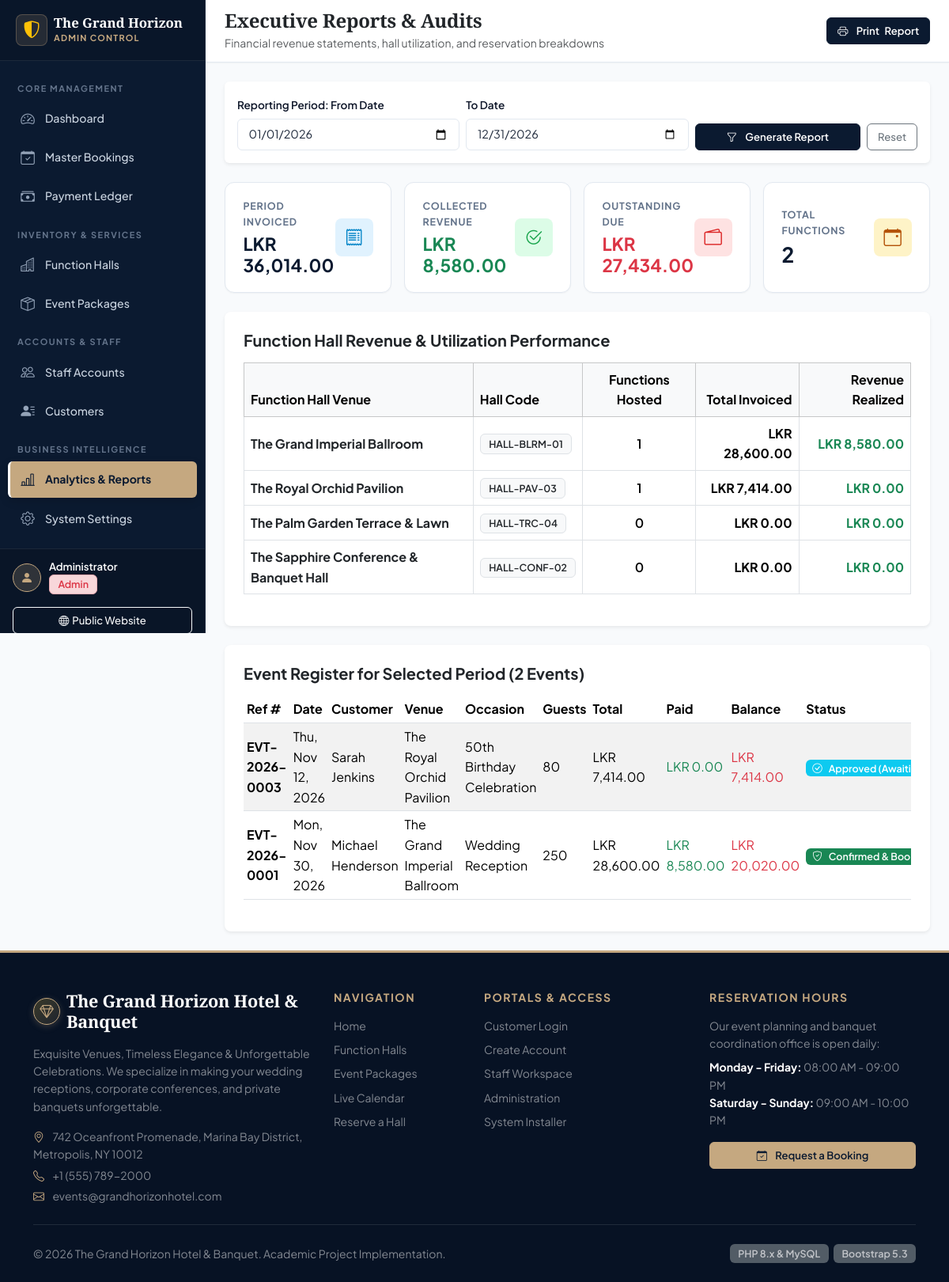
Screenshot of /admin/reports.php (signed in) with the database file from the repository.
### tables this page shows
CREATE TABLE `bookings` (
    `id` INT UNSIGNED AUTO_INCREMENT PRIMARY KEY,
    `booking_reference` VARCHAR(30) NOT NULL UNIQUE,
    `customer_id` INT UNSIGNED NOT NULL,
    `hall_id` INT UNSIGNED NOT NULL,
    `package_id` INT UNSIGNED NOT NULL,
    `event_date` DATE NOT NULL,
    `start_time` TIME NOT NULL,
    `end_time` TIME NOT NULL,
    `guest_count` INT UNSIGNED NOT NULL,
    `event_type` VARCHAR(60) NOT NULL,
    `special_requests` TEXT NULL,
    
    `hall_charge` DECIMAL(10,2) NOT NULL DEFAULT 0.00,
    `package_charge` DECIMAL(10,2) NOT NULL DEFAULT 0.00,
    `additional_charge` DECIMAL(10,2) NOT NULL DEFAULT 0.00,
    `tax_amount` DECIMAL(10,2) NOT NULL DEFAULT 0.00,
    `total_amount` DECIMAL(10,2) NOT NULL DEFAULT 0.00,
    `advance_required` DECIMAL(10,2) NOT NULL DEFAULT 0.00,
    `advance_paid` DECIMAL(10,2) NOT NULL DEFAULT 0.00,
    `balance_due` DECIMAL(10,2) NOT NULL DEFAULT 0.00,
    
    `booking_status` ENUM('pending', 'approved', 'confirmed', 'rejected', 'cancelled', 'completed') 
        NOT NULL DEFAULT 'pending',
    `payment_status` ENUM('unpaid', 'partially_paid', 'fully_paid', 'refunded') 
        NOT NULL DEFAULT 'unpaid',
        
    `reviewed_by` INT UNSIGNED NULL,
    `review_notes` TEXT NULL,
    `rejection_reason` TEXT NULL,
    
    `created_at` TIMESTAMP DEFAULT CURRENT_TIMESTAMP,
    `updated_at` TIMESTAMP DEFAULT CURRENT_TIMESTAMP ON UPDATE CURRENT_TIMESTAMP,
    
    CONSTRAINT `fk_bookings_customer` FOREIGN KEY (`customer_id`) 
        REFERENCES `customers` (`id`) ON DELETE RESTRICT,
    CONSTRAINT `fk_bookings_hall` FOREIGN KEY (`hall_id`) 
        REFERENCES `function_halls` (`id`) ON DELETE RESTRICT,
    CONSTRAINT `fk_bookings_package` FOREIGN KEY (`package_id`) 
        REFERENCES `event_packages` (`id`) ON DELETE RESTRICT,
    CONSTRAINT `fk_bookings_reviewer` FOREIGN KEY (`reviewed_by`) 
        REFERENCES `users` (`id`) ON DELETE SET NULL,
        
    INDEX `idx_hall_date_status` (`hall_id`, `event_date`, `booking_status`),
    INDEX `idx_customer_date` (`customer_id`, `event_date`),
    INDEX `idx_booking_status` (`booking_status`)
);

CREATE TABLE `customers` (
    `id` INT UNSIGNED AUTO_INCREMENT PRIMARY KEY,
    `user_id` INT UNSIGNED NOT NULL UNIQUE,
    `full_name` VARCHAR(100) NOT NULL,
    `phone` VARCHAR(25) NOT NULL,
    `alternate_phone` VARCHAR(25) NULL,
    `address` TEXT NULL,
    `city` VARCHAR(60) NULL,
    `id_number` VARCHAR(50) NULL COMMENT 'National ID or Passport number',
    `created_at` TIMESTAMP DEFAULT CURRENT_TIMESTAMP,
    CONSTRAINT `fk_customers_user` FOREIGN KEY (`user_id`) 
        REFERENCES `users` (`id`) ON DELETE CASCADE
);

CREATE TABLE `function_halls` (
    `id` INT UNSIGNED AUTO_INCREMENT PRIMARY KEY,
    `hall_name` VARCHAR(120) NOT NULL,
    `hall_code` VARCHAR(25) NOT NULL UNIQUE,
    `capacity_min` INT UNSIGNED NOT NULL DEFAULT 30,
    `capacity_max` INT UNSIGNED NOT NULL DEFAULT 500,
    `price_per_hour` DECIMAL(10,2) NOT NULL DEFAULT 0.00,
    `base_price_half_day` DECIMAL(10,2) NOT NULL DEFAULT 0.00,
    `base_price_full_day` DECIMAL(10,2) NOT NULL DEFAULT 0.00,
    `dimensions` VARCHAR(80) NULL,
    `description` TEXT NOT NULL,
    `amenities` TEXT NULL,
    `image_path` VARCHAR(255) NULL DEFAULT 'assets/images/halls/default_hall.jpg',
    `status` ENUM('active', 'maintenance', 'inactive') NOT NULL DEFAULT 'active',
    `created_at` TIMESTAMP DEFAULT CURRENT_TIMESTAMP,
    `updated_at` TIMESTAMP DEFAULT CURRENT_TIMESTAMP ON UPDATE CURRENT_TIMESTAMP,
    INDEX `idx_halls_status` (`status`)
);

CREATE TABLE `system_settings` (
    `id` INT UNSIGNED PRIMARY KEY DEFAULT 1,
    `hotel_name` VARCHAR(120) NOT NULL DEFAULT 'The Grand Horizon Hotel & Banquet',
    `hotel_tagline` VARCHAR(200) NOT NULL DEFAULT 'Exquisite Venues & Unforgettable Celebrations',
    `address` TEXT NOT NULL,
    `city_state_zip` VARCHAR(120) NOT NULL DEFAULT 'Oceanfront Avenue, Suite 100, Metropolis',
    `phone` VARCHAR(30) NOT NULL DEFAULT '+1 (555) 789-2000',
    `email` VARCHAR(100) NOT NULL DEFAULT 'events@grandhorizonhotel.com',
    `website` VARCHAR(100) NOT NULL DEFAULT 'www.grandhorizonhotel.com',
    `currency_symbol` VARCHAR(10) NOT NULL DEFAULT 'LKR',
    `tax_percentage` DECIMAL(5,2) NOT NULL DEFAULT 10.00,
    `advance_percentage` DECIMAL(5,2) NOT NULL DEFAULT 30.00,
    `cancellation_policy` TEXT NULL,
    `updated_at` TIMESTAMP DEFAULT CURRENT_TIMESTAMP ON UPDATE CURRENT_TIMESTAMP
);

### admin/reports.php (the view, shortened to what the rows shown need)
<?php
require_once __DIR__ . '/../includes/functions.php';
$pdo = Database::getConnection();
$settings = get_system_settings();
$fromDate = $_GET['from_date'] ?? date('Y-01-01');
$toDate   = $_GET['to_date']   ?? date('Y-12-31');
$detailStmt = $pdo->prepare("
    SELECT b.*, h.hall_name, p.package_name, c.full_name as customer_name
    FROM `bookings` b
    JOIN `function_halls` h ON b.hall_id = h.id
    JOIN `event_packages` p ON b.package_id = p.id
    JOIN `customers` c ON b.customer_id = c.id
    WHERE b.event_date BETWEEN :from_d AND :to_d
    ORDER BY b.event_date ASC
");
$detailStmt->execute([':from_d' => $fromDate, ':to_d' => $toDate]);
$rangeBookings = $detailStmt->fetchAll();
require_once __DIR__ . '/../includes/header.php';
?>
<div class="dashboard-wrapper">
    <div class="main-content">
        <div class="content-body">
            <div class="card shadow-sm border-0 rounded-3 p-4 bg-white mb-4">
                <div class="table-responsive">
                    <table class="table table-bordered align-middle">
                        <thead class="table-light">
                            <tr>
                                <th>Function Hall Venue</th>
                                <th>Hall Code</th>
                                <th class="text-center">Functions Hosted</th>
                                <th class="text-end">Total Invoiced</th>
                                <th class="text-end">Revenue Realized</th>
                            </tr>
                        </thead>
                    </table>
                </div>
            </div>
            <div class="card shadow-sm border-0 rounded-3 p-4 bg-white">
                <div class="table-responsive">
                    <table class="table table-sm table-striped align-middle">
                        <thead>
                            <tr>
                                <th>Ref #</th>
                                <th>Date</th>
                                <th>Customer</th>
                                <th>Venue</th>
                                <th>Occasion</th>
                                <th>Guests</th>
                                <th>Total</th>
                                <th>Paid</th>
                                <th>Balance</th>
                                <th>Status</th>
                            </tr>
                        </thead>
                        <tbody>
                            <?php if (empty($rangeBookings)): ?>
                                <tr><td colspan="10" class="text-center py-4 text-muted">No reservations fall within this reporting period.</td></tr>
                            <?php else: ?>
                                <?php foreach ($rangeBookings as $rb): ?>
                                    <tr>
                                        <td><strong><?= e($rb['booking_reference']) ?></strong></td>
                                        <td><?= format_date($rb['event_date']) ?></td>
                                        <td><?= e($rb['customer_name']) ?></td>
                                        <td><?= e($rb['hall_name']) ?></td>
                                        <td><?= e($rb['event_type']) ?></td>
                                        <td><?= number_format($rb['guest_count']) ?></td>
                                        <td><?= format_currency($rb['total_amount']) ?></td>
                                        <td class="text-success"><?= format_currency($rb['advance_paid']) ?></td>
                                        <td class="text-danger"><?= format_currency($rb['balance_due']) ?></td>
                                        <td><?= render_booking_badge($rb['booking_status']) ?></td>
                                    </tr>
                                <?php endforeach; ?>
                            <?php endif; ?>
                        </tbody>
                    </table>
                </div>
            </div>
        </div>
    </div>
</div>
<?php require_once __DIR__ . '/../includes/footer.php'; ?>

### includes/functions.php (shortened to what the rows shown need)
<?php
function e(?string $string): string {
    return htmlspecialchars($string ?? '', ENT_QUOTES, 'UTF-8');
}
function get_system_settings(): array {
    static $settings = null;
    if ($settings === null) {
        try {
            $pdo = Database::getConnection();
            $stmt = $pdo->query("SELECT * FROM `system_settings` WHERE `id` = 1 LIMIT 1");
            $data = $stmt->fetch();
            if ($data) {
                $settings = $data;
            }
        } catch (Exception $e) {
            $settings = [
                'hotel_name'         => 'The Grand Horizon Hotel & Banquet',
                'currency_symbol'    => 'LKR',
                'tax_percentage'     => 10.00,
                'advance_percentage' => 30.00,
            ];
        }
    }
    return $settings;
}
function format_currency($amount): string {
    $settings = get_system_settings();
    $sym = trim($settings['currency_symbol'] ?? 'LKR');
    return $sym . ' ' . number_format((float)$amount, 2);
}
function format_date(?string $dateStr, string $format = 'D, M j, Y'): string {
    $time = strtotime($dateStr);
    return $time ? date($format, $time) : $dateStr;
}
function render_booking_badge(string $status): string {
    $info = BOOKING_STATUSES[$status] ?? ['label' => ucfirst($status), 'badge' => 'secondary', 'icon' => 'circle'];
    return sprintf(
        '<span class="badge bg-%s text-white px-2 py-1"><i class="bi bi-%s me-1"></i>%s</span>',
        e($info['badge']),
        e($info['icon']),
        e($info['label'])
    );
}

### includes/footer.php (shortened to what the rows shown need)
<?php
$settings = get_system_settings();
?>
<footer class="bg-navy text-white pt-5 pb-4 mt-auto" style="background-color: #071224; border-top: 3px solid #c5a880;">
    <div class="container">
        <div class="row g-4">
            <div class="col-lg-4 col-md-6">
                <div class="d-flex align-items-center gap-2 mb-3">
                    <span class="hotel-crest" style="width:34px; height:34px; font-size:1.1rem;"><i class="bi bi-gem"></i></span>
                    <h5 class="luxury-heading text-white mb-0" style="font-size: 1.35rem;">
                        <?= e($settings['hotel_name']) ?>
                    </h5>
                </div>
                <p class="text-white-50 small mb-3">
                    <?= e($settings['hotel_tagline']) ?>. We specialize in making your wedding receptions, corporate conferences, and private banquets unforgettable.
                </p>
                <div class="text-white-50 small">
                    <p class="mb-1"><i class="bi bi-geo-alt text-gold me-2"></i> <?= e($settings['address']) ?>, <?= e($settings['city_state_zip']) ?></p>
                    <p class="mb-1"><i class="bi bi-telephone text-gold me-2"></i> <?= e($settings['phone']) ?></p>
                    <p class="mb-0"><i class="bi bi-envelope text-gold me-2"></i> <?= e($settings['email']) ?></p>
                </div>
            </div>
        </div>
        <div class="d-flex flex-column flex-md-row justify-content-between align-items-center small text-white-50">
            <div>
                &copy; <?= date('Y') ?> <?= e($settings['hotel_name']) ?>. Academic Project Implementation.
            </div>
            <div class="mt-2 mt-md-0">
                <span class="badge bg-secondary opacity-75">PHP 8.x & MySQL</span>
                <span class="badge bg-secondary opacity-75 ms-1">Bootstrap 5.3</span>
            </div>
        </div>
    </div>
</footer>
</body>
</html>

### rows the page displays
bookings: booking_reference "EVT-2026-0003", event_date "Thu, Nov 12, 2026", customer.full_name "Sarah Jenkins", hall.hall_name "The Royal Orchid Pavilion", event_type "50th Birthday Celebration", guest_count "80", total_amount.currency_symbol "LKR 7,414.00", advance_paid.currency_symbol "LKR 0.00", balance_due.currency_symbol "LKR 7,414.00", booking_status "Approved…"
bookings: booking_reference "EVT-2026-0001", event_date "Mon, Nov 30, 2026", customer.full_name "Michael Henderson", hall.hall_name "The Grand Imperial Ballroom", event_type "Wedding Reception", guest_count "250", total_amount.currency_symbol "LKR 28,600.00", advance_paid.currency_symbol "LKR 8,580.00", balance_due.currency_symbol "LKR 20,020.00", booking_status "Confirmed &…"
system_settings: hotel_name "The Grand Horizon Hotel & Banquet", hotel_tagline "Exquisite Venues, Timeless Elegance & Unforgettable Celebrations", address "742 Oceanfront Promenade, Marina Bay District", city_state_zip "Metropolis, NY 10012", phone "+1 (555) 789-2000", email "events@grandhorizonhotel.com"

### other values shown
$adminUser['name'] "Administrator"
format_currency($summary['total_invoiced']) "LKR 36,014.00"
format_currency($summary['total_collected']) "LKR 8,580.00"
format_currency($summary['total_outstanding']) "LKR 27,434.00"
$summary['total_reservations'] "2"
$hr['hall_name'] "The Grand Imperial Ballroom"
$hr['hall_code'] "HALL-BLRM-01"
$hr['bookings_count'] "1"
format_currency($hr['hall_revenue']) "LKR 28,600.00"
format_currency($hr['hall_collected']) "LKR 8,580.00"
$hr['hall_name'] "The Royal Orchid Pavilion"
$hr['hall_code'] "HALL-PAV-03"
format_currency($hr['hall_revenue']) "LKR 7,414.00"
format_currency($hr['hall_collected']) "LKR 0.00"
$hr['hall_name'] "The Palm Garden Terrace & Lawn"
